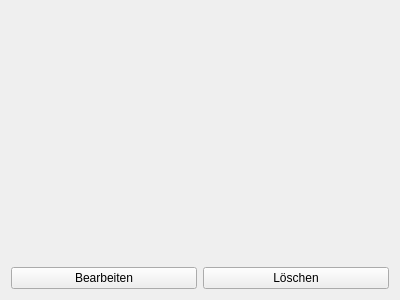
<?xml version="1.0" encoding="UTF-8"?>
<ui version="4.0">
 <class>ProfilAnsicht</class>
 <widget class="QWidget" name="ProfilAnsicht">
  <property name="geometry">
   <rect>
    <x>0</x>
    <y>0</y>
    <width>400</width>
    <height>300</height>
   </rect>
  </property>
  <property name="windowTitle">
   <string>Form</string>
  </property>
  <layout class="QGridLayout" name="gridLayout">
   <item row="1" column="0">
    <widget class="QPushButton" name="pushButton_bearbeiten">
     <property name="text">
      <string>Bearbeiten</string>
     </property>
    </widget>
   </item>
   <item row="1" column="1">
    <widget class="QPushButton" name="pushButton_loeschen">
     <property name="text">
      <string>Löschen</string>
     </property>
    </widget>
   </item>
   <item row="0" column="0" colspan="2">
    <widget class="QLabel" name="label_info">
     <property name="text">
      <string/>
     </property>
    </widget>
   </item>
  </layout>
 </widget>
 <resources/>
 <connections/>
</ui>
